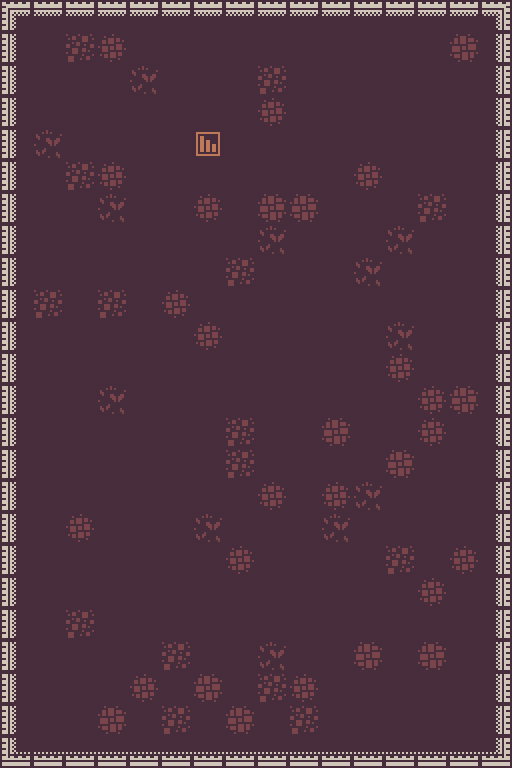

This game map was drawn from its Tiled (.tmx) file and the tilesets committed beside it. A one-line description and the full map source follow:
An orthogonal 16x24 tile map with 32x32 px tiles, 2 tile layers (Ground, Tiles) and 78 objects (76x wall, travel, player).

<map version="1.5" tiledversion="1.5.0" orientation="orthogonal" renderorder="right-down" width="16" height="24" tilewidth="32" tileheight="32" infinite="0" nextlayerid="4" nextobjectid="79">
 <tileset firstgid="1" source="../assets/32x32.tsx" />
 <layer id="1" name="Ground" width="16" height="24" locked="1">
  <data encoding="csv">
1,5,1,1,1,1,1,1,1,1,1,3,1,1,1,1,
1,1,3,4,1,1,1,1,1,1,1,1,1,1,5,1,
1,1,1,1,2,1,1,1,3,1,1,1,1,1,1,1,
1,1,1,1,1,1,1,1,4,1,1,1,1,1,1,1,
1,2,1,1,1,1,1,1,1,1,1,1,1,1,1,1,
1,1,3,4,1,1,1,1,1,1,1,4,1,1,1,1,
1,1,1,2,1,1,4,1,5,5,1,1,1,3,1,5,
1,1,1,1,1,1,1,1,2,1,1,1,2,1,1,1,
2,1,1,1,1,1,1,3,1,1,1,2,1,1,1,5,
3,3,1,3,1,4,1,1,1,1,1,1,1,1,1,1,
1,1,1,1,1,1,4,1,1,1,1,1,2,1,1,1,
1,1,1,1,1,1,1,1,1,1,1,1,4,1,1,1,
1,1,1,2,1,1,1,1,1,1,1,1,1,4,5,1,
1,1,1,1,1,1,1,3,1,1,5,1,1,4,1,5,
1,1,1,1,1,1,1,3,1,1,1,1,5,1,1,3,
1,1,1,1,1,1,1,1,4,1,4,2,1,1,1,1,
3,1,4,1,1,1,2,1,1,1,2,1,1,1,1,1,
1,1,1,1,1,1,1,4,1,1,1,1,3,1,4,1,
1,1,1,1,1,1,1,1,1,1,1,1,1,4,1,1,
1,1,3,1,1,1,1,1,1,1,1,1,1,1,1,1,
1,1,1,1,1,3,1,1,2,1,1,5,1,5,1,1,
4,1,1,1,4,1,5,1,3,4,1,1,1,1,1,1,
1,1,1,5,1,3,1,5,1,3,1,1,1,1,1,1,
1,1,2,1,4,1,2,1,1,1,1,1,1,1,1,1
</data>
 </layer>
 <layer id="2" name="Tiles" width="16" height="24">
  <data encoding="csv">
641,642,642,642,642,642,642,642,642,642,642,642,642,642,642,643,
689,0,0,0,0,0,0,0,0,0,0,0,0,0,0,691,
689,0,0,0,0,0,0,0,0,0,0,0,0,0,0,691,
689,0,0,0,0,0,0,0,0,0,0,0,0,0,0,691,
689,0,0,0,0,0,292,0,0,0,0,0,0,0,0,691,
689,0,0,0,0,0,0,0,0,0,0,0,0,0,0,691,
689,0,0,0,0,0,0,0,0,0,0,0,0,0,0,691,
689,0,0,0,0,0,0,0,0,0,0,0,0,0,0,691,
689,0,0,0,0,0,0,0,0,0,0,0,0,0,0,691,
689,0,0,0,0,0,0,0,0,0,0,0,0,0,0,691,
689,0,0,0,0,0,0,0,0,0,0,0,0,0,0,691,
689,0,0,0,0,0,0,0,0,0,0,0,0,0,0,691,
689,0,0,0,0,0,0,0,0,0,0,0,0,0,0,691,
689,0,0,0,0,0,0,0,0,0,0,0,0,0,0,691,
689,0,0,0,0,0,0,0,0,0,0,0,0,0,0,691,
689,0,0,0,0,0,0,0,0,0,0,0,0,0,0,691,
689,0,0,0,0,0,0,0,0,0,0,0,0,0,0,691,
689,0,0,0,0,0,0,0,0,0,0,0,0,0,0,691,
689,0,0,0,0,0,0,0,0,0,0,0,0,0,0,691,
689,0,0,0,0,0,0,0,0,0,0,0,0,0,0,691,
689,0,0,0,0,0,0,0,0,0,0,0,0,0,0,691,
689,0,0,0,0,0,0,0,0,0,0,0,0,0,0,691,
689,0,0,0,0,0,0,0,0,0,0,0,0,0,0,691,
737,738,738,738,738,738,738,738,738,738,738,738,738,738,738,739
</data>
 </layer>
 <objectgroup id="3" name="Obstacles">
  <object id="1" name="wall" x="480" y="0" width="32" height="32" />
  <object id="2" name="wall" x="480" y="32" width="32" height="32" />
  <object id="3" name="wall" x="480" y="64" width="32" height="32" />
  <object id="4" name="wall" x="480" y="96" width="32" height="32" />
  <object id="5" name="wall" x="480" y="128" width="32" height="32" />
  <object id="6" name="wall" x="480" y="160" width="32" height="32" />
  <object id="7" name="wall" x="480" y="192" width="32" height="32" />
  <object id="8" name="wall" x="480" y="224" width="32" height="32" />
  <object id="9" name="wall" x="480" y="256" width="32" height="32" />
  <object id="10" name="wall" x="480" y="288" width="32" height="32" />
  <object id="11" name="wall" x="480" y="320" width="32" height="32" />
  <object id="12" name="wall" x="480" y="352" width="32" height="32" />
  <object id="13" name="wall" x="480" y="384" width="32" height="32" />
  <object id="14" name="wall" x="480" y="416" width="32" height="32" />
  <object id="15" name="wall" x="480" y="448" width="32" height="32" />
  <object id="16" name="wall" x="480" y="480" width="32" height="32" />
  <object id="17" name="wall" x="480" y="512" width="32" height="32" />
  <object id="18" name="wall" x="480" y="544" width="32" height="32" />
  <object id="19" name="wall" x="480" y="576" width="32" height="32" />
  <object id="20" name="wall" x="480" y="608" width="32" height="32" />
  <object id="21" name="wall" x="480" y="640" width="32" height="32" />
  <object id="22" name="wall" x="480" y="672" width="32" height="32" />
  <object id="23" name="wall" x="480" y="704" width="32" height="32" />
  <object id="24" name="wall" x="480" y="736" width="32" height="32" />
  <object id="25" name="wall" x="448" y="736" width="32" height="32" />
  <object id="26" name="wall" x="416" y="736" width="32" height="32" />
  <object id="27" name="wall" x="384" y="736" width="32" height="32" />
  <object id="28" name="wall" x="352" y="736" width="32" height="32" />
  <object id="29" name="wall" x="320" y="736" width="32" height="32" />
  <object id="30" name="wall" x="288" y="736" width="32" height="32" />
  <object id="31" name="wall" x="256" y="736" width="32" height="32" />
  <object id="32" name="wall" x="224" y="736" width="32" height="32" />
  <object id="33" name="wall" x="192" y="736" width="32" height="32" />
  <object id="34" name="wall" x="160" y="736" width="32" height="32" />
  <object id="35" name="wall" x="128" y="736" width="32" height="32" />
  <object id="36" name="wall" x="96" y="736" width="32" height="32" />
  <object id="37" name="wall" x="64" y="736" width="32" height="32" />
  <object id="38" name="wall" x="32" y="736" width="32" height="32" />
  <object id="39" name="wall" x="0" y="736" width="32" height="32" />
  <object id="40" name="wall" x="0" y="704" width="32" height="32" />
  <object id="41" name="wall" x="0" y="672" width="32" height="32" />
  <object id="42" name="wall" x="0" y="640" width="32" height="32" />
  <object id="43" name="wall" x="0" y="608" width="32" height="32" />
  <object id="44" name="wall" x="0" y="576" width="32" height="32" />
  <object id="45" name="wall" x="0" y="544" width="32" height="32" />
  <object id="46" name="wall" x="0" y="512" width="32" height="32" />
  <object id="47" name="wall" x="0" y="480" width="32" height="32" />
  <object id="48" name="wall" x="0" y="448" width="32" height="32" />
  <object id="49" name="wall" x="0" y="416" width="32" height="32" />
  <object id="50" name="wall" x="0" y="384" width="32" height="32" />
  <object id="51" name="wall" x="0" y="352" width="32" height="32" />
  <object id="52" name="wall" x="0" y="320" width="32" height="32" />
  <object id="53" name="wall" x="0" y="288" width="32" height="32" />
  <object id="54" name="wall" x="0" y="256" width="32" height="32" />
  <object id="55" name="wall" x="0" y="224" width="32" height="32" />
  <object id="56" name="wall" x="0" y="192" width="32" height="32" />
  <object id="57" name="wall" x="0" y="160" width="32" height="32" />
  <object id="58" name="wall" x="0" y="128" width="32" height="32" />
  <object id="59" name="wall" x="0" y="96" width="32" height="32" />
  <object id="60" name="wall" x="0" y="64" width="32" height="32" />
  <object id="61" name="wall" x="0" y="32" width="32" height="32" />
  <object id="62" name="wall" x="0" y="0" width="32" height="32" />
  <object id="63" name="wall" x="64" y="0" width="32" height="32" />
  <object id="64" name="wall" x="32" y="0" width="32" height="32" />
  <object id="65" name="wall" x="96" y="0" width="32" height="32" />
  <object id="66" name="wall" x="160" y="0" width="32" height="32" />
  <object id="67" name="wall" x="128" y="0" width="32" height="32" />
  <object id="68" name="wall" x="192" y="0" width="32" height="32" />
  <object id="69" name="wall" x="224" y="0" width="32" height="32" />
  <object id="70" name="wall" x="256" y="0" width="32" height="32" />
  <object id="71" name="wall" x="288" y="0" width="32" height="32" />
  <object id="72" name="wall" x="320" y="0" width="32" height="32" />
  <object id="73" name="wall" x="352" y="0" width="32" height="32" />
  <object id="74" name="wall" x="384" y="0" width="32" height="32" />
  <object id="75" name="wall" x="416" y="0" width="32" height="32" />
  <object id="76" name="wall" x="448" y="0" width="32" height="32" />
  <object id="77" name="travel" x="192" y="128" width="32" height="32" />
  <object id="78" name="player" x="192" y="128" width="32" height="32" />
 </objectgroup>
</map>
